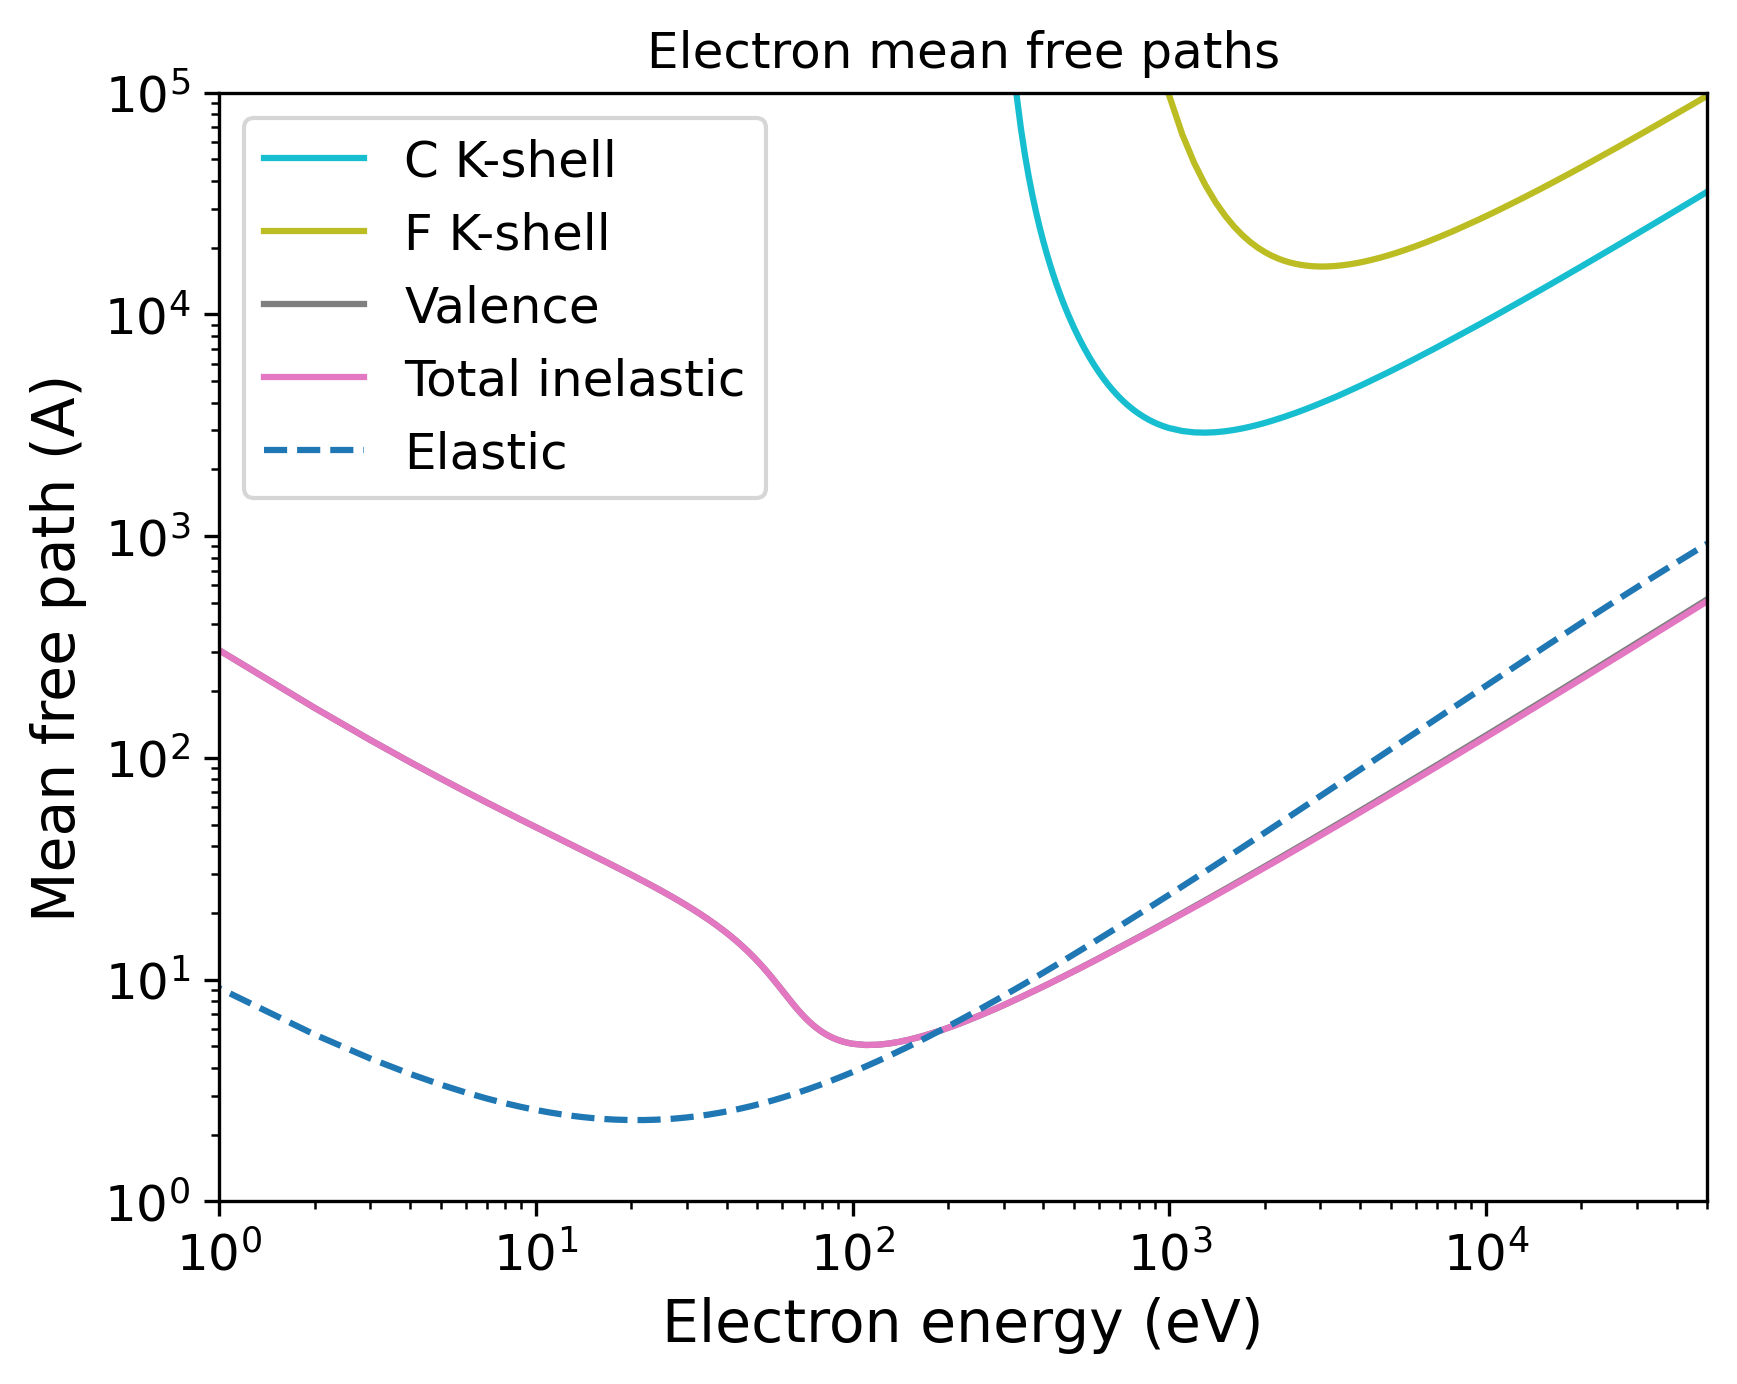

Write Python code to recreate this figure.
import pandas as pd
import numpy as np
import matplotlib.pyplot as plt
import matplotlib.cm as cm
# Set the format:
plt.xlabel("Electron energy (eV)", fontsize=14)
plt.ylabel("Mean free path (A)", fontsize=14)
plt.xticks(fontsize=12)
plt.yticks(fontsize=12)
plt.grid(False)
# Set the axes:
# Read the output file:
df = pd.read_csv(r"OUTPUT_PTFE_Electron_IMFP.dat", sep=r'\s+', header=None, comment="#", skipinitialspace=True)
plt.xscale("log")
plt.yscale("log")
# Prepare the plot:
columns_to_plot = [ 1, 2, 3, 4]
labels = [ "C K-shell", "F K-shell", "Valence", "Total inelastic"]
# Create N distinct colors from a colormap
N = len(columns_to_plot)
colors = plt.cm.tab10(np.linspace(1, 0, 10))
# Set line styles:
linestyles = [ "-", "-", "-", "-"]
for i, col in enumerate(columns_to_plot):
    color = colors[i % len(colors)]
    ls    = linestyles[i % len(linestyles)]
    label = labels[i % len(labels)]
    plt.plot(df.iloc[:, 0], df.iloc[:, col],
    color=color,
    label=label,
    linestyle=ls)
# Add a curve from the second file
df2 = pd.read_csv(r"OUTPUT_PTFE_Electron_EMFP.dat", sep=r'\s+', header=None, comment="#", skipinitialspace=True)
columns_to_plot2 = [ 3]
labels2 = [ "Elastic"]
# Create second part of the plot:
for col, label in zip(columns_to_plot2, labels2):
    plt.plot(df2.iloc[:, 0], df2.iloc[:, col], label=label, linestyle="--")
plt.xlim(1.00000000,50000.00000000)
plt.ylim(1.00000000,100000.00000000)
plt.title("Electron mean free paths")
plt.legend(loc="best", fontsize=12)
# Save the plot in this format:
plt.savefig("OUTPUT_MFP_electron.png", dpi=300, bbox_inches="tight")
